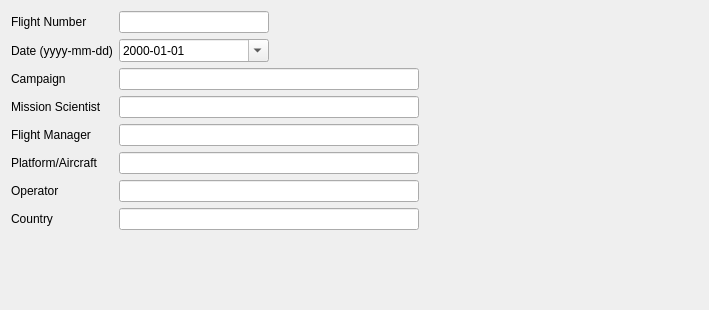
          <widget class="QWidget" name="flight_information_page">
           <property name="geometry">
            <rect>
             <x>0</x>
             <y>0</y>
             <width>709</width>
             <height>310</height>
            </rect>
           </property>
           <attribute name="label">
            <string>Flight Information</string>
           </attribute>
           <layout class="QFormLayout" name="formLayout">
            <property name="fieldGrowthPolicy">
             <enum>QFormLayout::AllNonFixedFieldsGrow</enum>
            </property>
            <item row="0" column="0">
             <widget class="QLabel" name="label_2">
              <property name="text">
               <string>Flight Number</string>
              </property>
             </widget>
            </item>
            <item row="0" column="1">
             <widget class="QLineEdit" name="flightNumberLine">
              <property name="maximumSize">
               <size>
                <width>150</width>
                <height>16777215</height>
               </size>
              </property>
             </widget>
            </item>
            <item row="1" column="0">
             <widget class="QLabel" name="label_3">
              <property name="text">
               <string>Date (yyyy-mm-dd)</string>
              </property>
             </widget>
            </item>
            <item row="1" column="1">
             <widget class="QDateEdit" name="dateLine">
              <property name="maximumSize">
               <size>
                <width>150</width>
                <height>300</height>
               </size>
              </property>
              <property name="time">
               <time>
                <hour>23</hour>
                <minute>0</minute>
                <second>0</second>
               </time>
              </property>
              <property name="displayFormat">
               <string>yyyy-MM-dd</string>
              </property>
              <property name="calendarPopup">
               <bool>true</bool>
              </property>
              <property name="timeSpec">
               <enum>Qt::UTC</enum>
              </property>
             </widget>
            </item>
            <item row="2" column="0">
             <widget class="QLabel" name="label_4">
              <property name="text">
               <string>Campaign</string>
              </property>
             </widget>
            </item>
            <item row="2" column="1">
             <widget class="QLineEdit" name="campaignLine">
              <property name="maximumSize">
               <size>
                <width>300</width>
                <height>16777215</height>
               </size>
              </property>
             </widget>
            </item>
            <item row="3" column="0">
             <widget class="QLabel" name="label_5">
              <property name="text">
               <string>Mission Scientist</string>
              </property>
             </widget>
            </item>
            <item row="3" column="1">
             <widget class="QLineEdit" name="missionSciLine">
              <property name="maximumSize">
               <size>
                <width>300</width>
                <height>16777215</height>
               </size>
              </property>
             </widget>
            </item>
            <item row="4" column="0">
             <widget class="QLabel" name="label_6">
              <property name="text">
               <string>Flight Manager</string>
              </property>
             </widget>
            </item>
            <item row="4" column="1">
             <widget class="QLineEdit" name="flightManagerLine">
              <property name="maximumSize">
               <size>
                <width>300</width>
                <height>16777215</height>
               </size>
              </property>
             </widget>
            </item>
            <item row="6" column="0">
             <widget class="QLabel" name="label_7">
              <property name="text">
               <string>Platform/Aircraft</string>
              </property>
             </widget>
            </item>
            <item row="6" column="1">
             <widget class="QLineEdit" name="platformLine">
              <property name="maximumSize">
               <size>
                <width>300</width>
                <height>16777215</height>
               </size>
              </property>
             </widget>
            </item>
            <item row="7" column="0">
             <widget class="QLabel" name="label_8">
              <property name="text">
               <string>Operator</string>
              </property>
             </widget>
            </item>
            <item row="7" column="1">
             <widget class="QLineEdit" name="operatorLine">
              <property name="maximumSize">
               <size>
                <width>300</width>
                <height>16777215</height>
               </size>
              </property>
             </widget>
            </item>
            <item row="8" column="0">
             <widget class="QLabel" name="label_9">
              <property name="text">
               <string>Country</string>
              </property>
             </widget>
            </item>
            <item row="8" column="1">
             <widget class="QLineEdit" name="countryLine">
              <property name="maximumSize">
               <size>
                <width>300</width>
                <height>16777215</height>
               </size>
              </property>
             </widget>
            </item>
           </layout>
          </widget>
